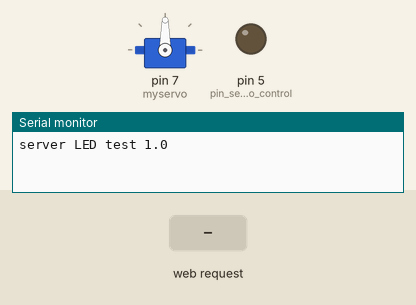
Recording of a sketch running on a simulated Arduino Uno, built with avr-gcc and run on an emulated ATmega328P. On the bench: servo, output pins drawn as LEDs (lit = HIGH), the last lines printed to the serial monitor. The inputs (shaded band) are chosen by the test bench.

Above: at 1.2 s.
1.3 s: HTTP request GET /on received
At 2.2 s:
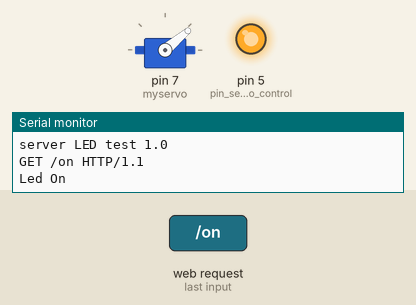
2.8 s: HTTP request GET /off received
At 3.3 s:
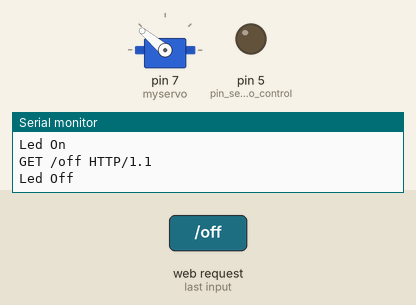
Timing chart, 0 to 5.8 s (numbered marks = the images above; inputs shaded):
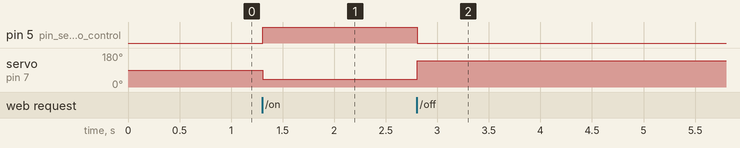

The sketch:

ServoMotorEthernetShield.ino
```cpp
//zoomkat 3-17-12
//simple button GET server code to control servo and arduino pin 5
//for use with IDE 1.0
//open serial monitor to see what the arduino receives
//use the \ slash to escape the " in the html
//address will look like http://192.168.1.102:84 when submited
//for use with W5100 based ethernet shields
//Powering a servo from the arduino usually DOES NOT WORK.
//note that the below bug fix may be required
// http://code.google.com/p/arduino/issues/detail?id=605

#include <SPI.h>
#include <Ethernet.h>

#include <Servo.h>
Servo myservo;  // create servo object to control a servo

byte mac[] = { 0xDE, 0xAD, 0xBE, 0xEF, 0xFE, 0xED }; //physical mac address
byte ip[] = { 192, 168, 1, 102 }; // ip in lan
byte gateway[] = { 192, 168, 1, 1 }; // internet access via router
byte subnet[] = { 255, 255, 255, 0 }; //subnet mask
EthernetServer server(84); //server port

String readString;

//////////////////////

void setup(){

  pinMode(5, OUTPUT); //pin selected to control
  //start Ethernet
  Ethernet.begin(mac, ip, gateway, subnet);
  server.begin();

  myservo.write(90); //set initial servo position if desired
  myservo.attach(7);  //the pin for the servo co
  //enable serial data print
  Serial.begin(9600);
  Serial.println("server LED test 1.0"); // so I can keep track of what is loaded
}

void loop(){
  // Create a client connection
  EthernetClient client = server.available();
  if (client) {
    while (client.connected()) {
      if (client.available()) {
        char c = client.read();

        //read char by char HTTP request
        if (readString.length() < 100) {

          //store characters to string
          readString += c;
          //Serial.print(c);
        }

        //if HTTP request has ended
        if (c == '\n') {

          ///////////////
          Serial.println(readString); //print to serial monitor for debuging

          client.println("HTTP/1.1 200 OK"); //send new page
          client.println("Content-Type: text/html");
          client.println();

          client.println("<HTML>");
          client.println("<HEAD>");
          client.println("<TITLE>Arduino GET test page</TITLE>");
          client.println("</HEAD>");
          client.println("<BODY>");

          client.println("<H1>Zoomkat's simple Arduino button</H1>");

          // DIY buttons
          client.println("<a href=\"/?on\"\">ON</a>");
          client.println("<a href=\"/?off\"\">OFF</a><br />");

          // mousedown buttons
          client.println("<br><input type=\"button\" value=\"ON\" onmousedown=\"location.href ('/?on');\"/>");
          client.println("<input type=\"button\" value=\"OFF\" onmousedown=\"location.href ('/?off');\"/>");

          // mousedown radio buttons
          client.println("<br><br><input type=\"radio\" value=\"ON\" onmousedown=\"location.href ('/?on');\"\">ON</>");
          client.println("<input type=\"radio\" value=\"OFF\" onmousedown=\"location.href ('/?off');\"\">OFF</>");

          client.println("</BODY>");
          client.println("</HTML>");

          delay(1);
          //stopping client
          client.stop();

          ///////////////////// control arduino pin
          if(readString.indexOf("on") >0)//checks for on
          {
            myservo.write(40);
            digitalWrite(5, HIGH);    // set pin 5 high
            Serial.println("Led On");
          }
          if(readString.indexOf("off") >0)//checks for off
          {
            myservo.write(140);
            digitalWrite(5, LOW);    // set pin 5 low
            Serial.println("Led Off");
          }
          //clearing string for next read
          readString="";

        }
      }
    }
  }
}
```

Measured:
- after the input at 1.3 s, pin 5 (pin_selected_to_control): LOW → HIGH at once; servo on pin 7 (myservo): 90° → 40° at once
- after the input at 2.8 s, pin 5 (pin_selected_to_control): HIGH → LOW at once; servo on pin 7 (myservo): 40° → 140° at once
